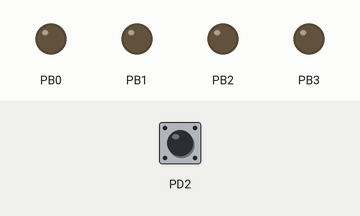
Recording of a program running on a simulated ATmega328P, built with avr-gcc and emulated at 16 MHz. Parts: output pins drawn as LEDs (lit = HIGH). The inputs (shaded band) are chosen by the test bench; at power-on: PD2 HIGH.

Above: at 1.2 s.
1.3 s: PD2 pulsed LOW 5 times (0.12 s each, 0.3 s apart)
At 3.9 s:
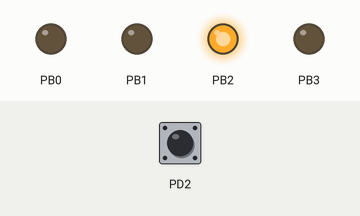
4.3 s: PD2 pulled LOW for 0.15 s
At 5.2 s:
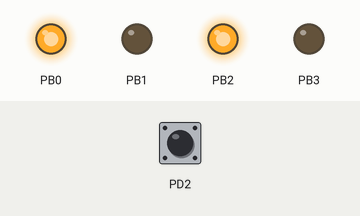
5.9 s: PD2 pulled LOW for 1 s
At 6.5 s:
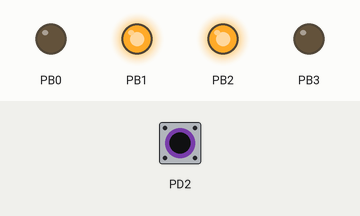
8.4 s: PD2 pulled LOW for 0.15 s
At 9.6 s:
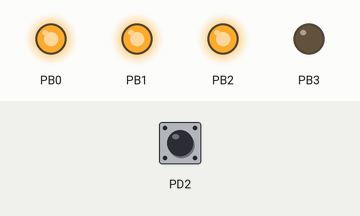
10.0 s: PD2 pulled LOW for 3.2 s
At 10.8 s:
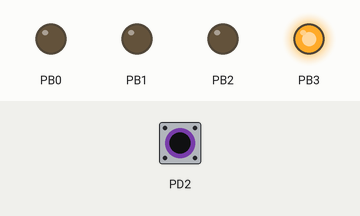
14.7 s: PD2 pulled LOW for 0.15 s
At 15.6 s:
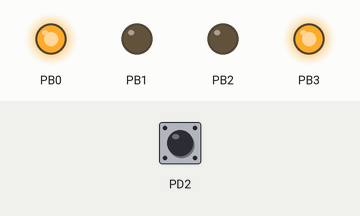
Timing chart, 0 to 17.3 s (numbered marks = the images above; inputs shaded):
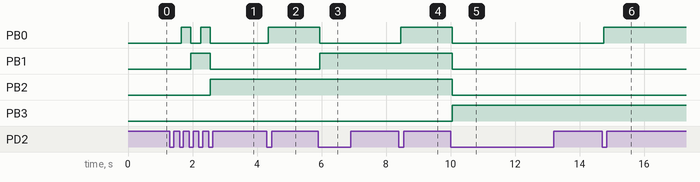

Measured:
- after the input at 1.3 s, PB0: alternates HIGH for 0.30 s and LOW for 0.30 s, 4 changes in all, then stays LOW, starting after 0.35 s; PB1: LOW → HIGH after 0.65 s, → LOW 0.60 s later; PB2: LOW → HIGH after 1.3 s
- after the input at 4.3 s, PB0: LOW → HIGH after 0.05 s
- after the input at 5.9 s, PB0: HIGH → LOW after 0.05 s; PB1: LOW → HIGH after 0.05 s
- after the input at 8.4 s, PB0: LOW → HIGH after 0.05 s
- after the input at 10.0 s, PB0–2: HIGH → LOW after 0.05 s; PB3: LOW → HIGH after 0.05 s
- after the input at 14.7 s, PB0: LOW → HIGH after 0.05 s

The program:

main.c
```c
/*
 * Binary_count.c
 *
 * Created: 2026-06-07 7:33:26 PM
 * Author : fedbi
 */
#define F_CPU 16000000UL      // Ardiuno frequency
#include <avr/io.h>
#include <util/delay.h>

int main(void)
{
	/*LED setting*/
	DDRB |= 0x0F;   // setting PORTB 0-3 only as output
	PORTB = 0x00;   // setting all led off state

	DDRD &=(~(1<<DDD2));  //setting portD2 input
	PORTD |=(1<<PORTD2); //internal pull up enable
	uint8_t bin=0x00;

	while (1)
	{
		if (!(PIND & (1<<PORTD2)))
		{
			_delay_ms(50);

			if (!(PIND & (1<<PORTD2)))
			{
				PORTB = (PORTB & 0xF0)|(bin & 0x0F);
				bin++;
			}
			while (!(PIND & (1 << PIND2)));
		}
	}
	return 0;
}
```
